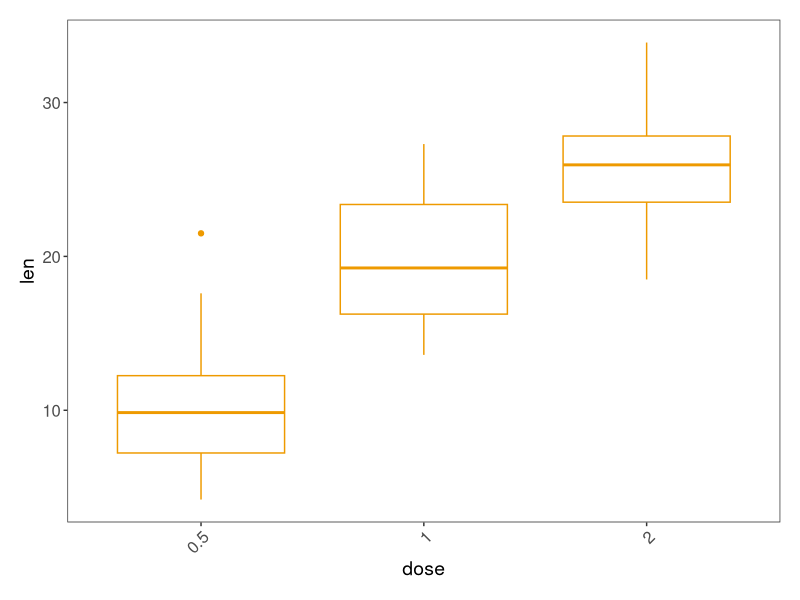
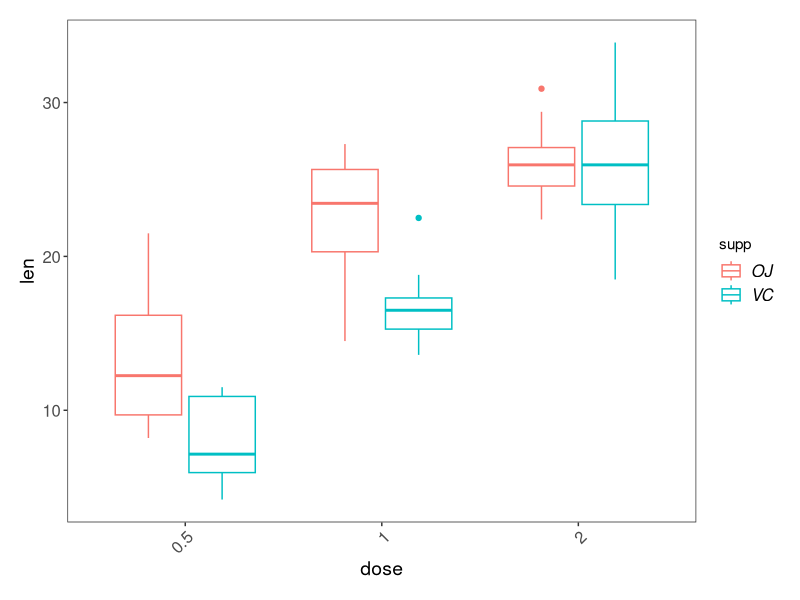

The R source for these figures, in order:
##%######################################################%##
#                                                          #
####               Linear models Challenge              ####
####              Course by our coding club             ####
####                      2.8.2024                      ####
#                                                          #
##%######################################################%##

# Import dataset
ToothGrowth <- datasets::ToothGrowth

head(ToothGrowth)
str(ToothGrowth)

# Used packages ----
library(ggplot2)
library(ggthemes)
library(dplyr)

## Functions ----
theme.clean <- function(){
  theme_bw()+
    theme(axis.text.x = element_text(size = 12, angle = 45, vjust = 1, hjust = 1),
          axis.text.y = element_text(size = 12),
          axis.title.x = element_text(size = 14, face = "plain"),             
          axis.title.y = element_text(size = 14, face = "plain"),             
          panel.grid.major.x = element_blank(),                                          
          panel.grid.minor.x = element_blank(),
          panel.grid.minor.y = element_blank(),
          panel.grid.major.y = element_blank(),  
          plot.margin = unit(c(0.5, 0.5, 0.5, 0.5), units = , "cm"),
          plot.title = element_text(size = 20, vjust = 1, hjust = 0.5),
          legend.text = element_text(size = 12, face = "italic"),          
          legend.position = "right")
}

# Are higher doses of vitamin C beneficial for tooth growth? ----
growth_dose.m <- lm(len ~ dose, data = ToothGrowth)
summary(growth_dose.m)
# p-value > 0.05 -> the teeth grow longer with higher doses

#Check how many different doses are in the dataset
unique(ToothGrowth$dose)
ToothGrowth$dose <- as.factor(ToothGrowth$dose)

(growth_dose.p <- ggplot(ToothGrowth, aes(x = dose, y = len))+
  geom_boxplot(fill = "white", color = "orange2") + 
  theme.clean())

# Does the method of administration (orange juice, OJ, or ascorbic acid, VC) influence the effect of the dose? ----

tooth.m <- lm(len ~ dose*supp, data = ToothGrowth)
summary(tooth.m)
# dose and method explain around 77% of the variation in tooth growth

ggplot(ToothGrowth, aes(x = dose, y = len))+
  geom_boxplot(aes(colour = supp)) +
  theme.clean()
# Yes, the effect of dose on growth depends on the administration method.

# What would be the predicted tooth length of a guinea pig given 1 mg of vitamin C as ascorbic acid? ----
summary(tooth.m)
# for dose of 0.5 mg: 13.23
# dose 1 = 9.470 slope
# - 0.680 when given as ascorbic acid
# - 5.250 difference in growth linked to the ascorbic acid treatment for dose 0.5
# Total growth when given 1 mg of vitamin C as ascorbic acid: 13.23 + 9.470 - 0.68 - 5.250 = 16.77